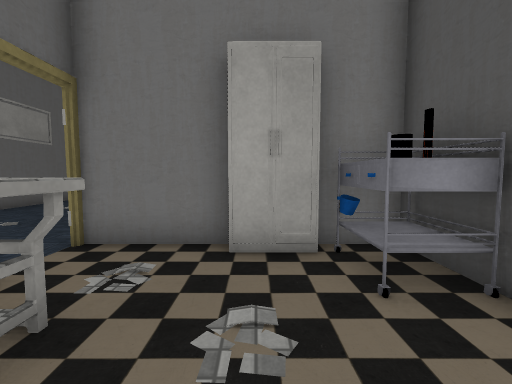
View 1 (above)

22 first-person views from a walk through a Unity game level. The camera is 1.3 m above the floor, tilts 4° down and sees 90° across. Doors are open. The floor is counted in squares, 1 m on a side. Each view is taken from the middle of a square. On the plan, view 1 faces up. The plan holds only what a view shows up to about 13 squares ahead; the rest is blank. The place goes on beyond the plan. The player is left out. Some surface patterns are stand-ins.

View 2
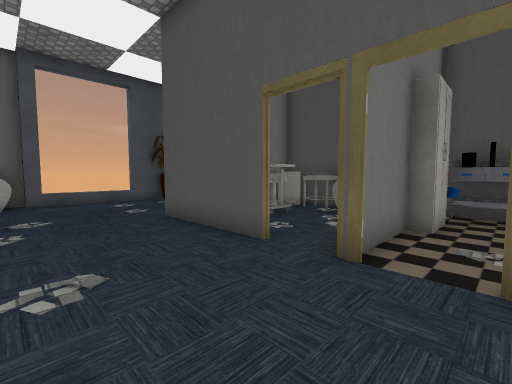

View 3
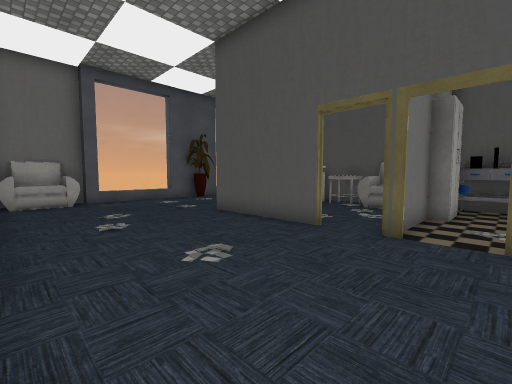

View 4
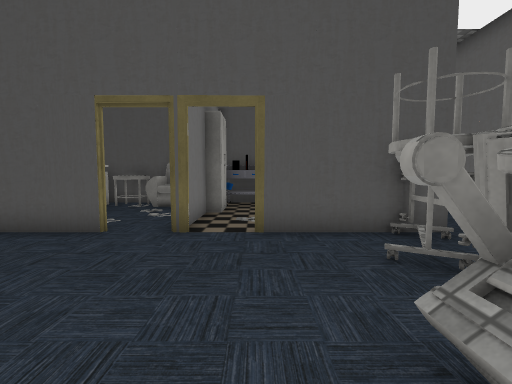

View 5
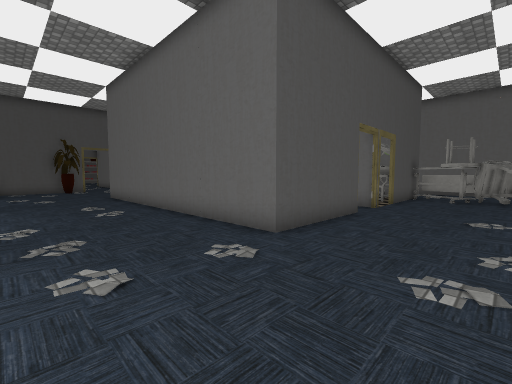

View 6
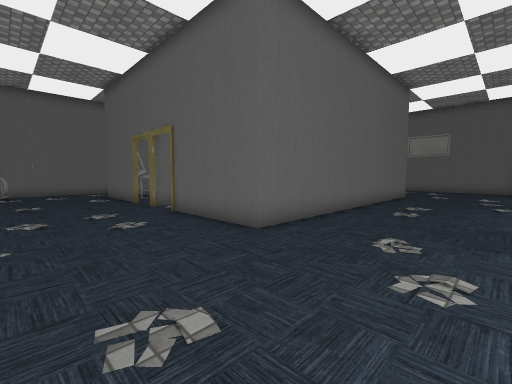

View 7
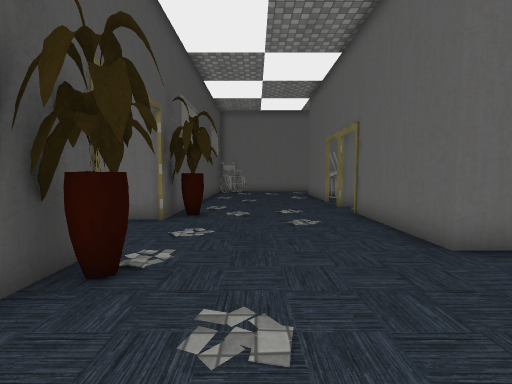

View 8
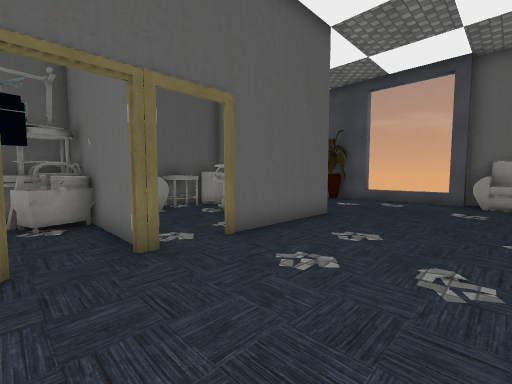

View 9
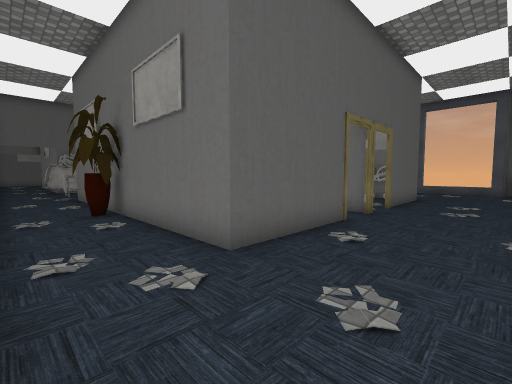

View 10
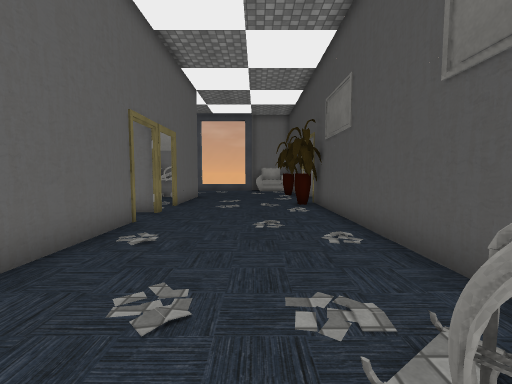

View 11
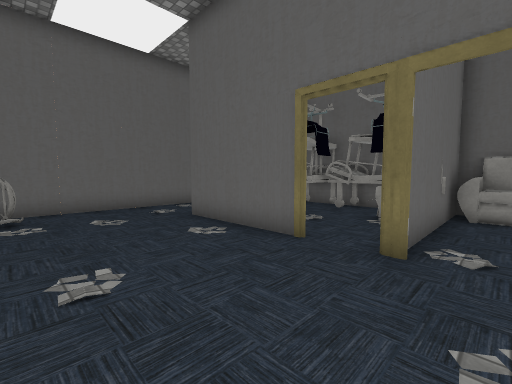

View 12
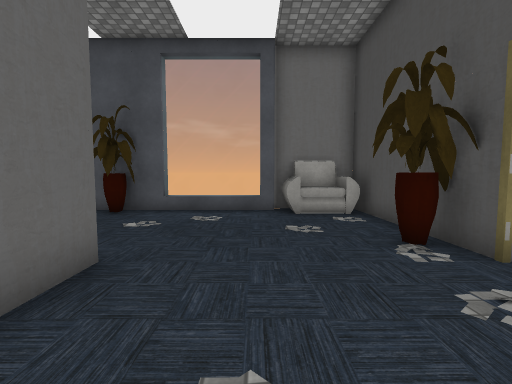

View 13
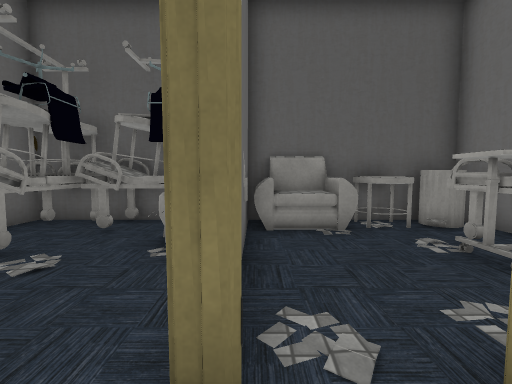

View 14
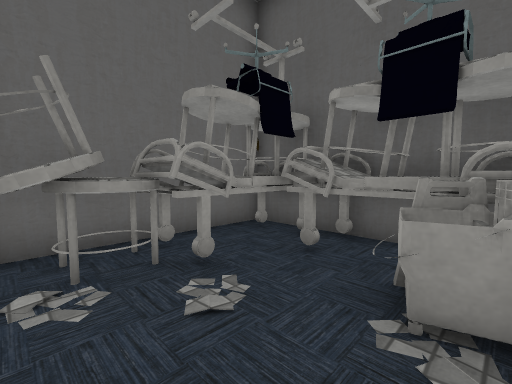

View 15
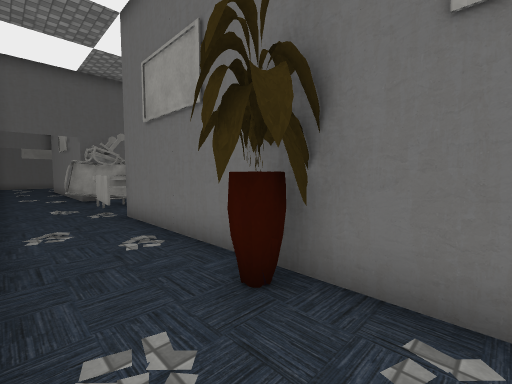

View 16
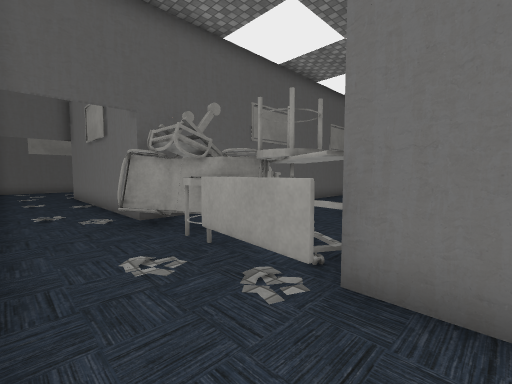

View 17
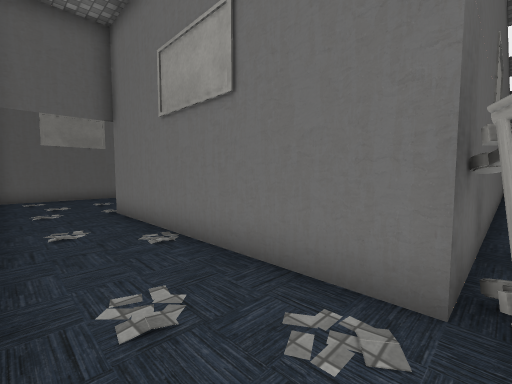

View 18
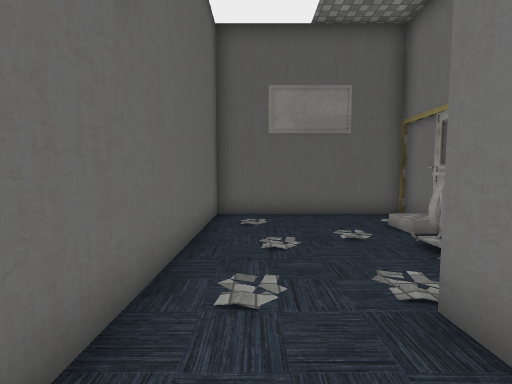

View 19
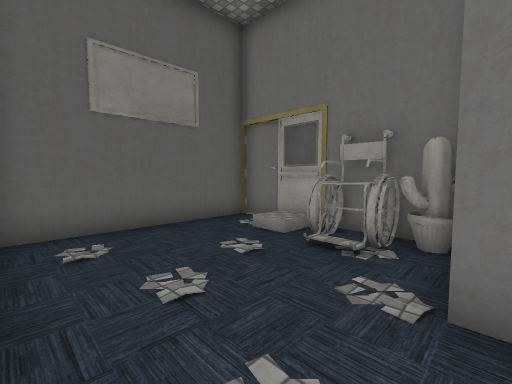

View 20
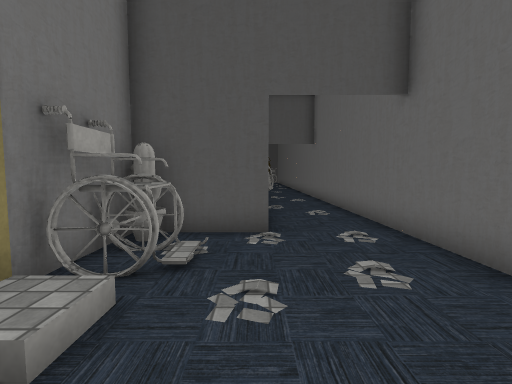

View 21
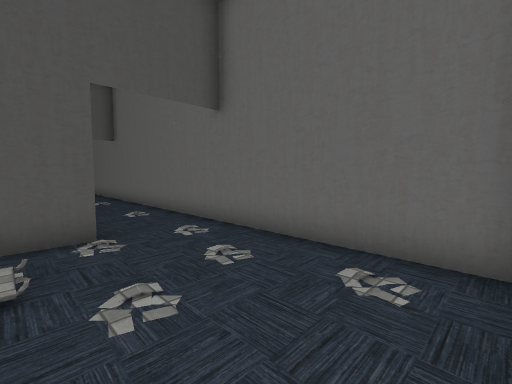

View 22
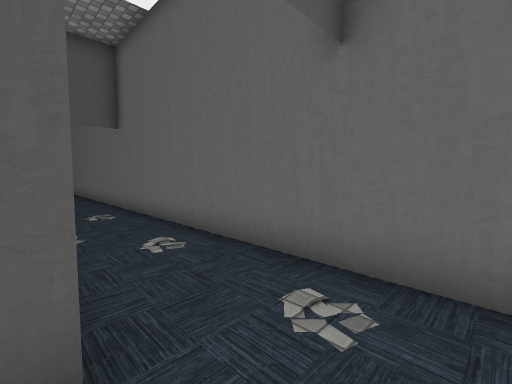

### Floor plan
Points are (right, up) in squares from view 1. A wall is a line through its corners. A room is listed if a view was taken in it or the views show most of it. See-through windows are left out.
Room 1 (views 1, 14)
walls: (2.7, 2.5) (2.7, 4.8); (2.8, 5.5) (2.8, -1.2) (8.1, -1.2); (-0.4, 4.7) (-3.4, 4.7); (8.8, 4.7) (1.1, 4.7)
ways out: open door at (-3, 4.5) to room 2; open door at (9, 4.5) to room 2
objects: table (-2, 0) to (-2, 1); other object (-2, 2); cabinet (0, 4) to (1, 4); cart (2, 3) to (2, 4); other object (3, 0) to (4, 1); bed (3, 2); other object (4, 2) to (4, 3); other object (4, 4); other object (5, 0); chair (5, 1); sign (5, 3) to (5, 4); other object (6, 0); bed (6, 1); bucket (6, 4); other object (7, 0) to (8, 0)
Room 2 (views 2, 3, 4, 5, 6, 7, 8, 9, 10, 11, 12, 13, 15, 16, 17, 18, 19, 20, 21, 22)
walls: (2.7, 4.8) (8.8, 4.8); (-3.3, 6.4) (-3.3, 9.6); (2.7, 8.4) (2.7, 9.5); (-0.9, 10.7) (2.8, 10.7) (2.8, 8.4); (2.9, 10.6) (1.4, 10.6); (8.7, 3.1) (8.7, -1.3) (-3.3, -1.3) (-3.3, 3.1); (8.7, 9.6) (8.7, 6.4); (-0.5, -4.3) (0, -4.3); (-9.3, 12.7) (-9.3, 0.4); (-9.4, -1.3) (-18.3, -1.3) (-18.3, 1.7) (-24.3, 1.7) (-24.3, -4.3) (-4.9, -4.3); (6.8, -4.3) (13.1, -4.3); (14.7, 10.6) (14.7, 16.7); (14.7, -1.4) (14.7, 7.7)
ways out: open door at (-3, 4.5) to room 1; open door at (9, 4.5) to room 1; open door at (15, 9)
objects: other object (-22, 1); other object (-21, 1) to (-20, 1); other object (-19, 1) to (-19, 2); bed (-9, -2) to (-9, -1); bed (-9, 0); bed (-9, 2); chair (-9, 16) to (-7, 17); other object (-7, -1) to (-6, 0); bed (-7, 0); bed (-7, 1); bed (-7, 2); other object (-6, 16); other object (-6, 17); table (-5, -2) to (-4, -1); other object (-5, 0) to (-5, 1); table (-4, -1) to (-4, 0); bed (-3, 9) to (-2, 10); other object (-2, 16); other object (-2, 17); table (-1, 8) to (0, 10); other object (-1, 16) to (0, 16); chair (1, 5) to (2, 7); other object (1, 8) to (2, 9); bin (1, 9) to (2, 10); plant (3, -2); chair (3, 6) to (4, 7); other object (3, 8) to (4, 9); bin (3, 10) to (4, 10); bed (5, 9) to (5, 10); other object (5, 17); table (6, 8) to (7, 10); plant (6, 16) to (7, 16); other object (6, 17); other object (7, 17); bed (8, 9) to (8, 10); other object (12, 16); chair (12, 16) to (14, 17); other object (13, -4) to (14, -3); plant (14, 7); plant (14, 12)

Where each view was taken, in squares from view 1:
view 1: 0 up, 0 right, facing up
view 2: 3 up, 7 left, facing up-right
view 3: 3 up, 9 left, facing up-right
view 4: 3 up, 9 left, facing right
view 5: 15 up, 7 left, facing down-right
view 6: 15 up, 13 right, facing down-left
view 7: 15 up, 12 right, facing down
view 8: 3 up, 13 right, facing up-left
view 9: 4 down, 12 right, facing up-left
view 10: 4 down, 12 right, facing up
view 11: 6 up, 13 right, facing down-left
view 12: 7 up, 11 right, facing up
view 13: 5 up, 10 right, facing left
view 14: 4 up, 8 right, facing down-left
view 15: 4 down, 5 right, facing up-left
view 16: 4 down, 2 left, facing up-left
view 17: 4 down, 9 left, facing up-left
view 18: 3 down, 16 left, facing left
view 19: 4 down, 18 left, facing up-left
view 20: 1 down, 24 left, facing right
view 21: 0 up, 24 left, facing down-right
view 22: 1 down, 20 left, facing down-right
